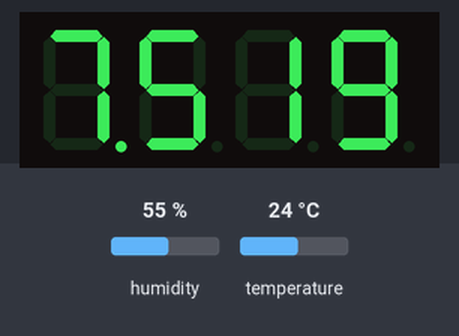
The sketch below on a simulated Arduino Uno, built with avr-gcc and run on an emulated ATmega328P. Parts: 4-digit seven-segment display. The inputs (shaded band) are chosen by the test bench; at power-on: humidity 55 %, temperature 24 °C.

Above: at 11.0 s.
11.1 s: humidity set to 22 %
At 24.9 s:
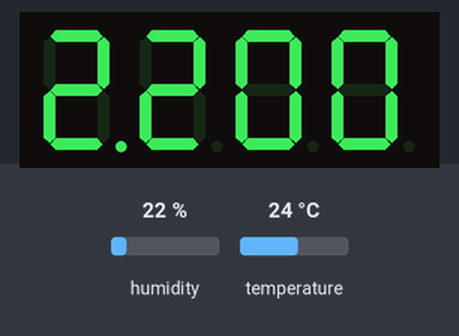
25.1 s: temperature set to 12 °C
At 31.4 s:
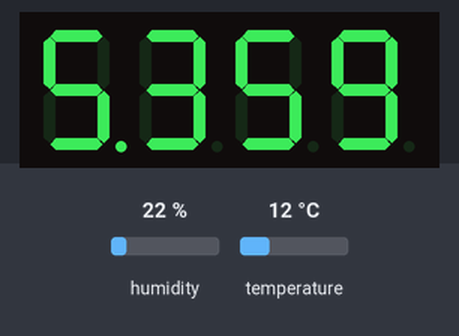
35.3 s: humidity set to 40 %
At 45.6 s:
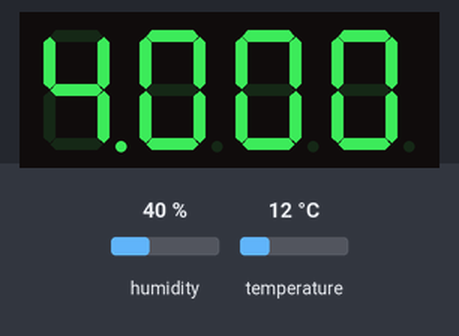
48.4 s: temperature set to 19 °C
At 51.4 s:
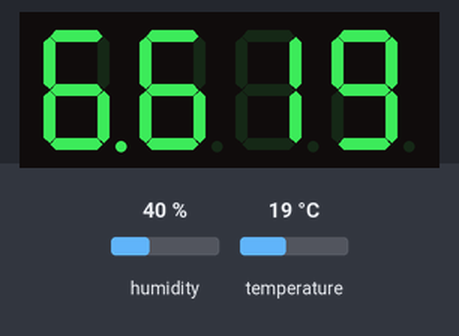
Timing chart, 0 to 52.9 s (numbered marks = the images above; inputs shaded):
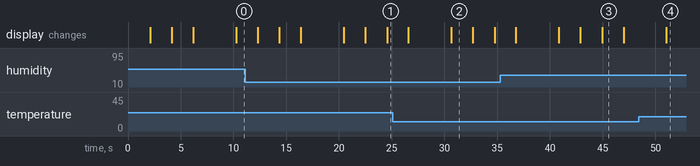

The sketch:

sketch_sep14a.ino
```cpp
#include <Arduino.h>
#include <TM1637Display.h>
#include <DHT.h>

#define CLK_PIN 2 // Пин клока подключается к пину D2 на Arduino
#define DIO_PIN 3 // Пин данных подключается к пину D3 на Arduino

#define DHT_PIN 4 // Пин датчика DHT11 подключается к пину D4 на Arduino
#define DHT_TYPE DHT11 // Тип датчика DHT11

TM1637Display display(CLK_PIN, DIO_PIN);
DHT dht(DHT_PIN, DHT_TYPE);

#define SEG_A 0b00000001
#define SEG_B 0b00000010
#define SEG_C 0b00000100
#define SEG_D 0b00001000
#define SEG_E 0b00010000
#define SEG_F 0b00100000
#define SEG_G 0b01000000
#define SEG_DP 0b10000000

#define LETTER_H SEG_E | SEG_F | SEG_G | SEG_B | SEG_C
#define LETTER_F SEG_A | SEG_E| SEG_F | SEG_G

void setup() {
  display.setBrightness(5); // Настройка яркости дисплея
  dht.begin(); // Инициализация датчика DHT11
}

void loop() {
  float temperatureC = readTemperature();
  float temperatureF = convertToFahrenheit(temperatureC);
  float humidity = readHumidity();

  displayData(temperatureF, humidity);
  delay(2000); // Пауза 2 секунды
}

float readTemperature() {
  float temperature = dht.readTemperature();
  return temperature;
}

float readHumidity() {
  float humidity = dht.readHumidity();
  return humidity;
}

float convertToFahrenheit(float temperatureC) {
  float temperatureF = temperatureC * 1.8 + 32; // Преобразование температуры в фаренгейты
  return temperatureF;
}

void displayData(float temperature, float humidity) {
  int tempInt = int(temperature); // Целая часть температуры
  int tempDec = int((temperature - tempInt) * 100); // Десятичная часть температуры
  int humInt = int(humidity); // Целая часть влажности
  int humDec = int((humidity - humInt) * 100); // Десятичная часть влажности

  int tempDisplay = tempInt * 100 + tempDec; // Объединяем целую и десятичную части температуры в одно число
  display.showNumberDec(tempDisplay, false, 4, 0); // Выводим число соединенных цифр на дисплей
  display.showNumberDecEx(tempDisplay, (0b00000001 << 7), true, 4, 0); // Выводим число соединенных цифр на дисплей с флагом десятичной точки
  delay(2000); // Пауза 2 секунды
  display.clear(); // Очистка дисплея


  uint8_t segmentsF[] = {LETTER_F};
  display.setSegments(segmentsF, sizeof(segmentsF));
  delay(2000); // Пауза 2 секунды
  display.clear(); // Очистка дисплея

  int humDisplay = humInt * 100 + humDec; // Объединяем целую и десятичную части влажности в одно число
  display.showNumberDec(humDisplay, false, 4, 0); // Выводим число соединенных цифр на дисплей
  display.showNumberDecEx(humDisplay, (0b00000001 << 7), true, 4, 0); // Выводим число соединенных цифр на дисплей с флагом десятичной точки
  delay(2000); // Пауза 2 секунды
  display.clear(); // Очистка дисплея

uint8_t segmentsH[] = {LETTER_H};
display.setSegments(segmentsH, sizeof(segmentsH));
delay(2000); // Пауза 2 секунды
}
```

Measured:
- what the display in image 2 shows lasts 2.0 s, from 30.7 s to 32.7 s
